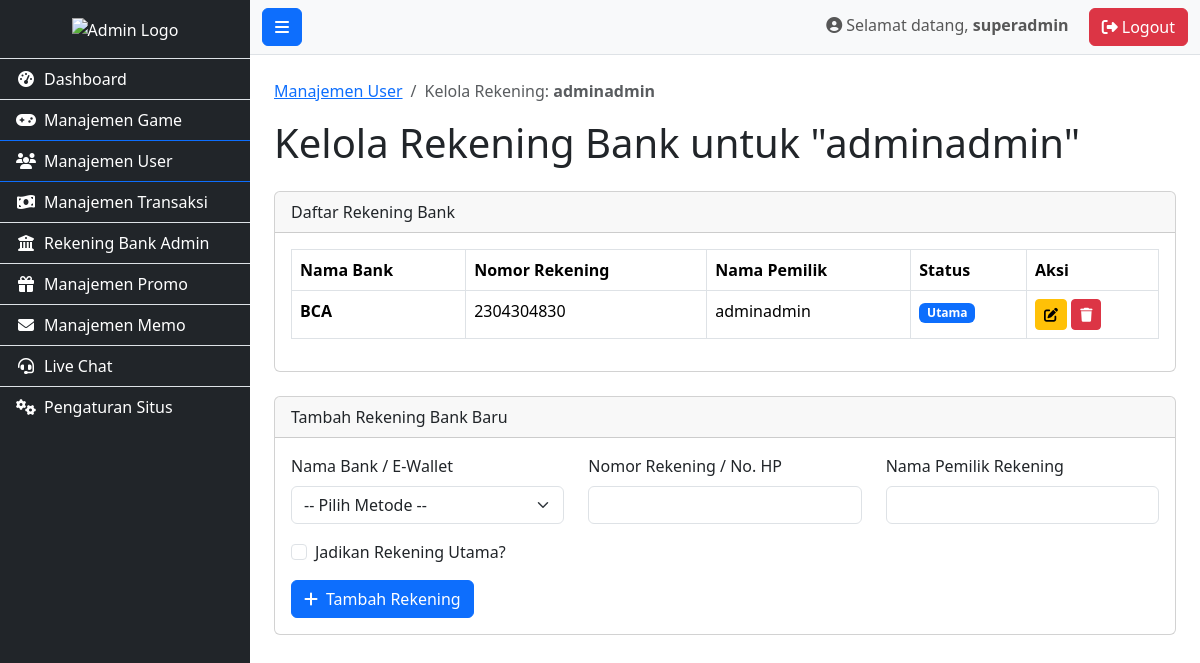
Page /admin/view_user_banks.php?user_id=17 (signed in) on the committed database.
### tables this page shows
CREATE TABLE `users` (
  `id` int(11) NOT NULL,
  `username` varchar(50) NOT NULL,
  `password` varchar(255) NOT NULL,
  `full_name` varchar(100) DEFAULT NULL,
  `email` varchar(100) NOT NULL,
  `phone` varchar(20) DEFAULT NULL,
  `balance` decimal(15,2) NOT NULL DEFAULT 0.00,
  `status` enum('active','suspended','banned') NOT NULL DEFAULT 'active',
  `last_seen` timestamp NULL DEFAULT NULL,
  `referral_code` varchar(10) DEFAULT NULL,
  `registration_date` timestamp NOT NULL DEFAULT current_timestamp()
);

CREATE TABLE `user_banks` (
  `id` int(11) NOT NULL,
  `user_id` int(11) NOT NULL,
  `bank_name` varchar(50) NOT NULL,
  `account_number` varchar(50) NOT NULL,
  `account_name` varchar(100) NOT NULL,
  `is_primary` tinyint(1) NOT NULL DEFAULT 0,
  `created_at` timestamp NOT NULL DEFAULT current_timestamp()
);

### admin/view_user_banks.php (the view, shortened to what this page needs)
<?php
require_once 'includes/header.php';
require_once 'includes/sidebar.php';
$user_id = $_GET['user_id'];
$user_stmt = $conn->prepare("SELECT username FROM users WHERE id = ?");
$user_stmt->bind_param("i", $user_id);
$user_stmt->execute();
$user_result = $user_stmt->get_result();
$user = $user_result->fetch_assoc();
$username = $user['username'];
$banks_result = $conn->query("SELECT * FROM user_banks WHERE user_id = $user_id ORDER BY is_primary DESC, id ASC");
?>
<nav aria-label="breadcrumb">
    <ol class="breadcrumb">
        <li class="breadcrumb-item"><a href="manage_users.php">Manajemen User</a></li>
        <li class="breadcrumb-item active" aria-current="page">Kelola Rekening: <strong><?php echo htmlspecialchars($username); ?></strong></li>
    </ol>
</nav>
<h1 class="mb-4">Kelola Rekening Bank untuk "<?php echo htmlspecialchars($username); ?>"</h1>
<div class="card mb-4">
    <div class="card-header">Daftar Rekening Bank</div>
    <div class="card-body">
        <div class="table-responsive">
            <table class="table table-bordered">
                <thead>
                    <tr>
                        <th>Nama Bank</th>
                        <th>Nomor Rekening</th>
                        <th>Nama Pemilik</th>
                        <th>Status</th>
                        <th>Aksi</th>
                    </tr>
                </thead>
                <tbody>
                    <?php if ($banks_result && $banks_result->num_rows > 0): ?>
                        <?php while ($bank = $banks_result->fetch_assoc()): ?>
                            <tr>
                                <td><strong><?php echo htmlspecialchars($bank['bank_name']); ?></strong></td>
                                <td><?php echo htmlspecialchars($bank['account_number']); ?></td>
                                <td><?php echo htmlspecialchars($bank['account_name']); ?></td>
                                <td>
                                    <?php if ($bank['is_primary'] == 1): ?>
                                        <span class="badge bg-primary">Utama</span>
                                    <?php else: ?>
                                        <span class="badge bg-secondary">Sekunder</span>
                                    <?php endif; ?>
                                </td>
                                <td>
                                    <a href="edit_user_bank.php?id=<?php echo $bank['id']; ?>" class="btn btn-sm btn-warning" title="Ubah"><i class="fas fa-edit"></i></a>
                                    <a href="delete_user_bank.php?id=<?php echo $bank['id']; ?>" class="btn btn-sm btn-danger" title="Hapus" onclick="return confirm('Anda yakin ingin menghapus rekening ini?');"><i class="fas fa-trash"></i></a>
                                </td>
                            </tr>
                        <?php endwhile; ?>
                    <?php else: ?>
                        <tr>
                            <td colspan="5" class="text-center">User ini belum memiliki rekening bank.</td>
                        </tr>
                    <?php endif; ?>
                </tbody>
            </table>
        </div>
    </div>
</div>
<div class="card">
    <div class="card-header">Tambah Rekening Bank Baru</div>
    <div class="card-body">
        <form action="add_user_bank.php" method="POST">
            <div class="row">
                <div class="col-md-4 mb-3">
                    <label for="bank_name" class="form-label">Nama Bank / E-Wallet</label>
                    <select class="form-select" id="bank_name" name="bank_name" required>
                        <option value="">-- Pilih Metode --</option>
                    </select>
                </div>
                <div class="col-md-4 mb-3">
                    <label for="account_number" class="form-label">Nomor Rekening / No. HP</label>
                    <input type="text" class="form-control" id="account_number" name="account_number" required>
                </div>
                <div class="col-md-4 mb-3">
                    <label for="account_name" class="form-label">Nama Pemilik Rekening</label>
                    <input type="text" class="form-control" id="account_name" name="account_name" required>
                </div>
            </div>
            <div class="mb-3 form-check">
                <input type="checkbox" class="form-check-input" id="is_primary" name="is_primary" value="1">
                <label class="form-check-label" for="is_primary">Jadikan Rekening Utama?</label>
            </div>
            <button type="submit" class="btn btn-primary"><i class="fas fa-plus me-2"></i>Tambah Rekening</button>
        </form>
    </div>
</div>
<?php
require_once 'includes/footer.php';
?>

### rows in the picture
users: username "adminadmin"
user_banks: bank_name "BCA", account_number "2304304830", account_name "adminadmin", is_primary "Utama"

### other values in the picture
$_SESSION['admin_username'] "superadmin"
